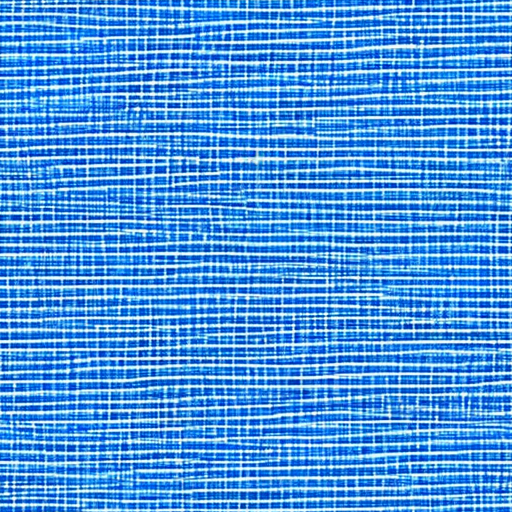
#> input picture ferritineVU/Assets/Materials/materiaisbase/BaseMap.png, 512 x 512 px; its folder holds only this picture in this run
$ python convert_cwb_heightmap.py --input ../ferritineVU/Assets/Materials/materiaisbase/BaseMap.png
#> lines starting #> are read from the running program, lines starting #| are printed output that depends on the picture
### backend/voxel/heightmap_converter.py
"""
Heightmap to Voxel Converter
============================

Converte imagens heightmap grayscale em dados volumétricos de chunks.
"""

import struct
import zlib
import hashlib
import logging
from pathlib import Path
from dataclasses import dataclass, field
from typing import Tuple, Optional, Generator
import numpy as np
from PIL import Image

from .voxel_types import VoxelType, get_voxel_type_from_height

logger = logging.getLogger(__name__)

# Constantes de escala
VOXEL_SIZE_CM = 3.6
VOXEL_SIZE_M = 0.036
CHUNK_SIZE = 64
CHUNK_SIZE_METERS = CHUNK_SIZE * VOXEL_SIZE_M
MAP_AREA_KM2 = 1100
MAP_SIDE_KM = 33.17
MAP_SIDE_M = MAP_SIDE_KM * 1000
MAX_HEIGHT_M = 200
MAX_HEIGHT_VOXELS = int(MAX_HEIGHT_M / VOXEL_SIZE_M)


@dataclass
class ChunkData:
    """Dados de um chunk de voxels."""
    x: int
    y: int
    z: int
    version: int = 1
    data: np.ndarray = field(default=None)

    def __post_init__(self):
        if self.data is None:
            self.data = np.zeros((CHUNK_SIZE, CHUNK_SIZE, CHUNK_SIZE), dtype=np.uint8)

    @property
    def hash(self) -> str:
        return hashlib.md5(self.data.tobytes()).hexdigest()[:16]

    @property
    def is_empty(self) -> bool:
        return np.all(self.data == VoxelType.AIR)

    @property
    def solid_count(self) -> int:
        return int(np.sum(self.data != VoxelType.AIR))

    def serialize(self, compress: bool = True) -> bytes:
        header = struct.pack('<iiiI', self.x, self.y, self.z, self.version)
        raw_data = self.data.tobytes()
        if compress:
            return header + zlib.compress(raw_data, level=6)
        return header + raw_data

    # [6 lines left out: function deserialize, not called in this run]


@dataclass
class HeightmapConfig:
    """Configuração para conversão de heightmap."""
    real_width_m: float = MAP_SIDE_M
    real_height_m: float = MAP_SIDE_M
    min_altitude_m: float = 0.0
    max_altitude_m: float = MAX_HEIGHT_M
    water_level: float = 0.08
    sand_level: float = 0.12
    grass_level: float = 0.55
    rock_level: float = 0.75
    chunk_size: int = CHUNK_SIZE
    skip_empty_chunks: bool = True
    add_bedrock_layer: bool = True


class HeightmapConverter:
    """Converte heightmap PNG grayscale em chunks de voxels."""

    def __init__(self, heightmap_path: str, config: HeightmapConfig = None):
        self.heightmap_path = Path(heightmap_path)
        self.config = config or HeightmapConfig()
        self._image: Optional[np.ndarray] = None
        self._image_width: int = 0
        self._image_height: int = 0
        self._meters_per_pixel_x: float = 0
        self._meters_per_pixel_y: float = 0
        self.stats = {
            'chunks_generated': 0,
            'chunks_empty': 0,
            'voxels_solid': 0,
            'bytes_raw': 0,
            'bytes_compressed': 0
        }
        logger.info(f"HeightmapConverter initialized: {heightmap_path}")

    def load_image(self) -> np.ndarray:
        if self._image is not None:
            return self._image
        if not self.heightmap_path.exists():
            raise FileNotFoundError(f"Heightmap not found: {self.heightmap_path}")
        img = Image.open(self.heightmap_path).convert('L')
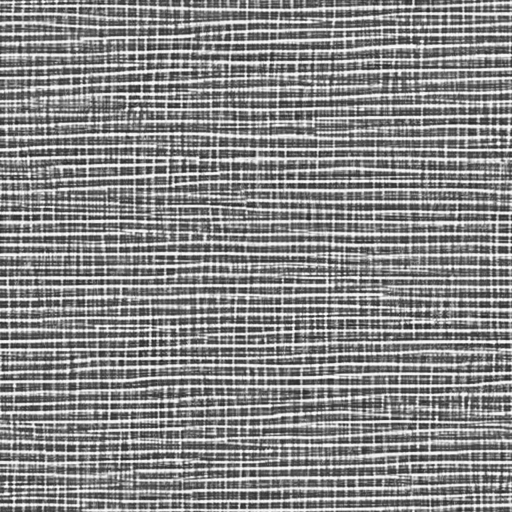
#> img: PIL image 512x512 L; min 34, max 254, mean 136.9
        self._image_width, self._image_height = img.size
        self._image = np.array(img, dtype=np.float32) / 255.0
#> (the rest of the program and of its run is left out)
